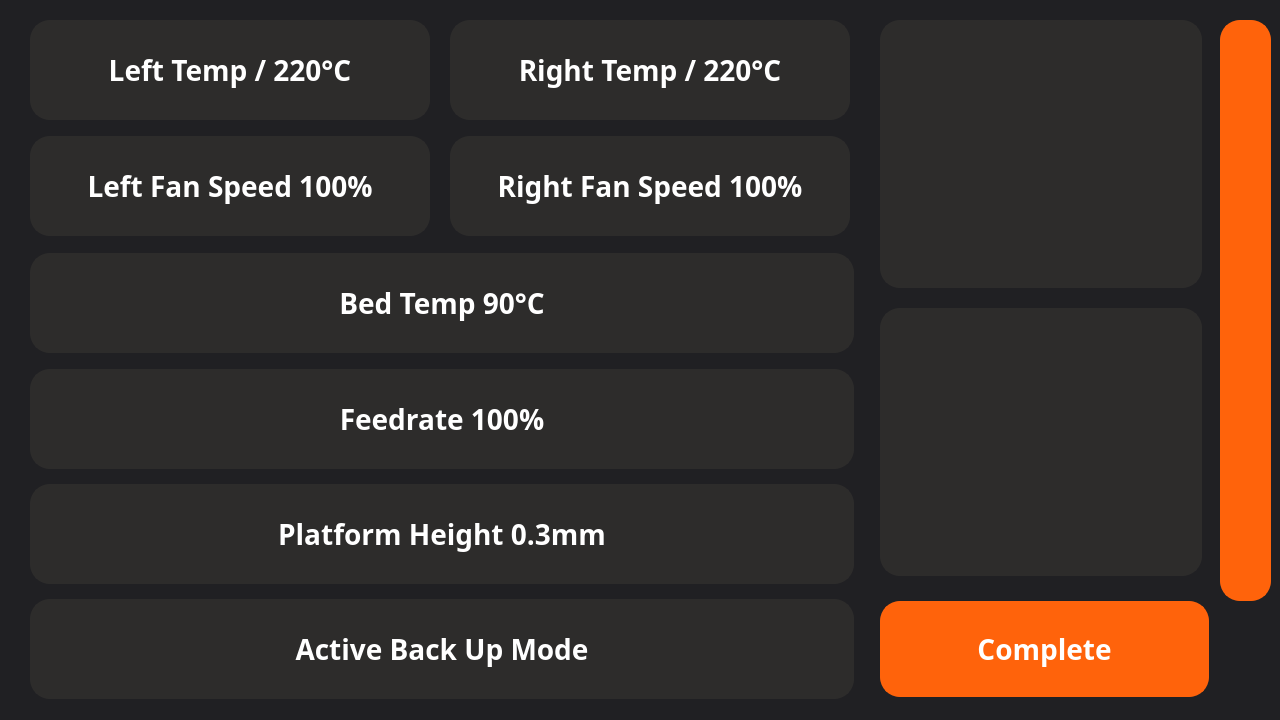
<?xml version="1.0" encoding="UTF-8"?>
<ui version="4.0">
 <class>parsetdlog</class>
 <widget class="QWidget" name="parsetdlog">
  <property name="geometry">
   <rect>
    <x>0</x>
    <y>0</y>
    <width>1280</width>
    <height>720</height>
   </rect>
  </property>
  <property name="windowTitle">
   <string>Form</string>
  </property>
  <widget class="QStackedWidget" name="stackedWidget">
   <property name="geometry">
    <rect>
     <x>0</x>
     <y>0</y>
     <width>1280</width>
     <height>720</height>
    </rect>
   </property>
   <property name="styleSheet">
    <string notr="true">background-color: rgb(32, 32, 35);</string>
   </property>
   <widget class="QWidget" name="page">
    <property name="styleSheet">
     <string notr="true">font-weight: bold;</string>
    </property>
    <widget class="QPushButton" name="pushButton_9">
     <property name="geometry">
      <rect>
       <x>30</x>
       <y>369</y>
       <width>824</width>
       <height>100</height>
      </rect>
     </property>
     <property name="styleSheet">
      <string notr="true">QPushButton:unchecked {
	color: rgb(255, 255, 255);	
	background-color: rgb(45, 44, 43);
}
QPushButton:checked {
	color: rgba(255, 255, 255, 255);
	background-color: rgb(255, 99, 11);
	font-size: 28px;
	font-family: Barlow;
	border: 2px solid rgba(45, 44, 43, 255);
	border-radius: 20px;
	outline:none;
}
QPushButton{
	font-size: 28px;
	font-family: Barlow;
	border: 2px solid rgba(45, 44, 43, 255);
	border-radius: 20px;
	outline:none;
	color: rgb(255, 255, 255);	
	background-color: rgb(45, 44, 43);

}</string>
     </property>
     <property name="text">
      <string>Feedrate 100%</string>
     </property>
     <property name="checkable">
      <bool>true</bool>
     </property>
    </widget>
    <widget class="QPushButton" name="pushButton">
     <property name="geometry">
      <rect>
       <x>880</x>
       <y>601</y>
       <width>329</width>
       <height>96</height>
      </rect>
     </property>
     <property name="styleSheet">
      <string notr="true">QPushButton{
	font-size: 28px;
	font-family: Barlow;
	border: 2px solid rgba(255, 99, 11, 255);
	border-radius: 20px;
	outline:none;
	font-weight:bold;
	color: rgb(255, 255, 255);	
	background-color: rgb(255, 99, 11);
}</string>
     </property>
     <property name="text">
      <string>Complete</string>
     </property>
     <property name="checkable">
      <bool>false</bool>
     </property>
     <property name="checked">
      <bool>false</bool>
     </property>
    </widget>
    <widget class="QPushButton" name="pushButton_11">
     <property name="geometry">
      <rect>
       <x>30</x>
       <y>599</y>
       <width>824</width>
       <height>100</height>
      </rect>
     </property>
     <property name="styleSheet">
      <string notr="true">QPushButton:unchecked {
	color: rgb(255, 255, 255);	
	background-color: rgb(45, 44, 43);
}
QPushButton:checked {
	color: rgba(255, 255, 255, 255);
	background-color: rgb(255, 99, 11);
	font-size: 28px;
	font-family: Barlow;
	border: 2px solid rgba(45, 44, 43, 255);
	border-radius: 20px;
	outline:none;
}
QPushButton{
	font-size: 28px;
	font-family: Barlow;
	border: 2px solid rgba(45, 44, 43, 255);
	border-radius: 20px;
	outline:none;
	color: rgb(255, 255, 255);	
	background-color: rgb(45, 44, 43);

}</string>
     </property>
     <property name="text">
      <string>Active Back Up Mode</string>
     </property>
     <property name="checkable">
      <bool>true</bool>
     </property>
    </widget>
    <widget class="QPushButton" name="pushButton_10">
     <property name="geometry">
      <rect>
       <x>30</x>
       <y>484</y>
       <width>824</width>
       <height>100</height>
      </rect>
     </property>
     <property name="styleSheet">
      <string notr="true">QPushButton:unchecked {
	color: rgb(255, 255, 255);	
	background-color: rgb(45, 44, 43);
}
QPushButton:checked {
	color: rgba(255, 255, 255, 255);
	background-color: rgb(255, 99, 11);
	font-size: 28px;
	font-family: Barlow;
	border: 2px solid rgba(45, 44, 43, 255);
	border-radius: 20px;
	outline:none;
}
QPushButton{
	font-size: 28px;
	font-family: Barlow;
	border: 2px solid rgba(45, 44, 43, 255);
	border-radius: 20px;
	outline:none;
	color: rgb(255, 255, 255);	
	background-color: rgb(45, 44, 43);

}</string>
     </property>
     <property name="text">
      <string>Platform Height 0.3mm</string>
     </property>
     <property name="checkable">
      <bool>true</bool>
     </property>
    </widget>
    <widget class="QPushButton" name="pushButton_2">
     <property name="geometry">
      <rect>
       <x>880</x>
       <y>20</y>
       <width>322</width>
       <height>268</height>
      </rect>
     </property>
     <property name="styleSheet">
      <string notr="true">	font-size: 28px;
	font-family: Barlow;
	border: 2px solid rgba(45, 44, 43, 255);
	border-radius: 20px;
	outline:none;
	color: rgb(255, 255, 255);	
	background-color: rgb(45, 44, 43);
	font-weight:bold;
image: url(:/Path Copy.png);</string>
     </property>
     <property name="text">
      <string/>
     </property>
    </widget>
    <widget class="QPushButton" name="pushButton_8">
     <property name="geometry">
      <rect>
       <x>30</x>
       <y>253</y>
       <width>824</width>
       <height>100</height>
      </rect>
     </property>
     <property name="styleSheet">
      <string notr="true">QPushButton:unchecked {
	color: rgb(255, 255, 255);	
	background-color: rgb(45, 44, 43);
}
QPushButton:checked {
	color: rgba(255, 255, 255, 255);
	background-color: rgb(255, 99, 11);
	font-size: 28px;
	font-family: Barlow;
	border: 2px solid rgba(45, 44, 43, 255);
	border-radius: 20px;
	outline:none;
}
QPushButton{
	font-size: 28px;
	font-family: Barlow;
	border: 2px solid rgba(45, 44, 43, 255);
	border-radius: 20px;
	outline:none;
	color: rgb(255, 255, 255);	
	background-color: rgb(45, 44, 43);

}</string>
     </property>
     <property name="text">
      <string>Bed Temp 90°C</string>
     </property>
     <property name="checkable">
      <bool>true</bool>
     </property>
    </widget>
    <widget class="QPushButton" name="pushButton_6">
     <property name="geometry">
      <rect>
       <x>30</x>
       <y>136</y>
       <width>400</width>
       <height>100</height>
      </rect>
     </property>
     <property name="styleSheet">
      <string notr="true">QPushButton:unchecked {
	color: rgb(255, 255, 255);	
	background-color: rgb(45, 44, 43);
}
QPushButton:checked {
	color: rgba(255, 255, 255, 255);
	background-color: rgb(255, 99, 11);
	font-size: 28px;
	font-family: Barlow;
	border: 2px solid rgba(45, 44, 43, 255);
	border-radius: 20px;
	outline:none;
}
QPushButton{
	font-size: 28px;
	font-family: Barlow;
	border: 2px solid rgba(45, 44, 43, 255);
	border-radius: 20px;
	outline:none;
	color: rgb(255, 255, 255);	
	background-color: rgb(45, 44, 43);

}</string>
     </property>
     <property name="text">
      <string>Left Fan Speed 100%</string>
     </property>
     <property name="checkable">
      <bool>true</bool>
     </property>
    </widget>
    <widget class="QPushButton" name="pushButton_7">
     <property name="geometry">
      <rect>
       <x>450</x>
       <y>136</y>
       <width>400</width>
       <height>100</height>
      </rect>
     </property>
     <property name="styleSheet">
      <string notr="true">QPushButton:unchecked {
	color: rgb(255, 255, 255);	
	background-color: rgb(45, 44, 43);
}
QPushButton:checked {
	color: rgba(255, 255, 255, 255);
	background-color: rgb(255, 99, 11);
	font-size: 28px;
	font-family: Barlow;
	border: 2px solid rgba(45, 44, 43, 255);
	border-radius: 20px;
	outline:none;
}
QPushButton{
	font-size: 28px;
	font-family: Barlow;
	border: 2px solid rgba(45, 44, 43, 255);
	border-radius: 20px;
	outline:none;
	color: rgb(255, 255, 255);	
	background-color: rgb(45, 44, 43);

}</string>
     </property>
     <property name="text">
      <string>Right Fan Speed 100%</string>
     </property>
     <property name="checkable">
      <bool>true</bool>
     </property>
    </widget>
    <widget class="QPushButton" name="pushButton_5">
     <property name="geometry">
      <rect>
       <x>450</x>
       <y>20</y>
       <width>400</width>
       <height>100</height>
      </rect>
     </property>
     <property name="styleSheet">
      <string notr="true">QPushButton:unchecked {
	color: rgb(255, 255, 255);	
	background-color: rgb(45, 44, 43);
}
QPushButton:checked {
	color: rgba(255, 255, 255, 255);
	background-color: rgb(255, 99, 11);
	font-size: 28px;
	font-family: Barlow;
	border: 2px solid rgba(45, 44, 43, 255);
	border-radius: 20px;
	outline:none;
}
QPushButton{
	font-size: 28px;
	font-family: Barlow;
	border: 2px solid rgba(45, 44, 43, 255);
	border-radius: 20px;
	outline:none;
	color: rgb(255, 255, 255);	
	background-color: rgb(45, 44, 43);
font-weight: bold;

}</string>
     </property>
     <property name="text">
      <string>Right Temp / 220°C</string>
     </property>
     <property name="checkable">
      <bool>true</bool>
     </property>
    </widget>
    <widget class="QPushButton" name="pushButton_4">
     <property name="geometry">
      <rect>
       <x>30</x>
       <y>20</y>
       <width>400</width>
       <height>100</height>
      </rect>
     </property>
     <property name="styleSheet">
      <string notr="true">QPushButton:unchecked {
	color: rgb(255, 255, 255);	
	background-color: rgb(45, 44, 43);
}
QPushButton:checked {
	color: rgba(255, 255, 255, 255);
	background-color: rgb(255, 99, 11);
	font-size: 28px;
	font-family: Barlow;
	border: 2px solid rgba(45, 44, 43, 255);
	border-radius: 20px;
	outline:none;
}
QPushButton{
	font-size: 28px;
	font-family: Barlow;
	border: 2px solid rgba(45, 44, 43, 255);
	border-radius: 20px;
	outline:none;
	color: rgb(255, 255, 255);	
	background-color: rgb(45, 44, 43);
font-weight: bold;

}</string>
     </property>
     <property name="text">
      <string>Left Temp / 220°C</string>
     </property>
     <property name="checkable">
      <bool>true</bool>
     </property>
    </widget>
    <widget class="QPushButton" name="pushButton_3">
     <property name="geometry">
      <rect>
       <x>880</x>
       <y>308</y>
       <width>322</width>
       <height>268</height>
      </rect>
     </property>
     <property name="styleSheet">
      <string notr="true">	font-size: 28px;
image: url(:/Path.png);
	font-family: Barlow;
	border: 2px solid rgba(45, 44, 43, 255);
	border-radius: 20px;
	outline:none;
	color: rgb(255, 255, 255);	
	background-color: rgb(45, 44, 43);
	font-weight:bold;</string>
     </property>
     <property name="text">
      <string/>
     </property>
    </widget>
    <widget class="QPushButton" name="pushButton_12">
     <property name="geometry">
      <rect>
       <x>1220</x>
       <y>20</y>
       <width>51</width>
       <height>581</height>
      </rect>
     </property>
     <property name="styleSheet">
      <string notr="true">QPushButton{
	image: url(:/right.png);
	font-size: 28px;
	font-family: Barlow;
	border: 2px solid rgba(255, 99, 11, 255);
	border-radius: 20px;
	outline:none;
	font-weight:bold;
	color: rgb(255, 255, 255);	
	background-color: rgb(255, 99, 11);
}</string>
     </property>
     <property name="text">
      <string/>
     </property>
    </widget>
   </widget>
   <widget class="QWidget" name="page_2">
    <property name="styleSheet">
     <string notr="true">font-weight: bold;</string>
    </property>
    <widget class="QPushButton" name="pushButton_13">
     <property name="geometry">
      <rect>
       <x>10</x>
       <y>20</y>
       <width>51</width>
       <height>581</height>
      </rect>
     </property>
     <property name="styleSheet">
      <string notr="true">QPushButton{
	font-size: 28px;
	font-family: Barlow;
	border: 2px solid rgba(255, 99, 11, 255);
	border-radius: 20px;
	outline:none;
	font-weight:bold;
	color: rgb(255, 255, 255);	
	background-color: rgb(255, 99, 11);
	image: url(:/left.png);
}</string>
     </property>
     <property name="text">
      <string/>
     </property>
    </widget>
    <widget class="QPushButton" name="pushButton_14">
     <property name="geometry">
      <rect>
       <x>220</x>
       <y>260</y>
       <width>400</width>
       <height>100</height>
      </rect>
     </property>
     <property name="styleSheet">
      <string notr="true">QPushButton:unchecked {
	color: rgb(255, 255, 255);	
	background-color: rgb(45, 44, 43);
}
QPushButton:checked {
	color: rgba(255, 255, 255, 255);
	background-color: rgb(255, 99, 11);
	font-size: 28px;
	font-family: Barlow;
	border: 2px solid rgba(45, 44, 43, 255);
	border-radius: 20px;
	outline:none;
}
QPushButton{
	font-size: 28px;
	font-family: Barlow;
	border: 2px solid rgba(45, 44, 43, 255);
	border-radius: 20px;
	outline:none;
	color: rgb(255, 255, 255);	
	background-color: rgb(45, 44, 43);

}</string>
     </property>
     <property name="text">
      <string>Left Extruder Enabled</string>
     </property>
     <property name="checkable">
      <bool>true</bool>
     </property>
     <property name="checked">
      <bool>false</bool>
     </property>
    </widget>
    <widget class="QPushButton" name="pushButton_15">
     <property name="geometry">
      <rect>
       <x>770</x>
       <y>260</y>
       <width>400</width>
       <height>100</height>
      </rect>
     </property>
     <property name="styleSheet">
      <string notr="true">QPushButton:unchecked {
	color: rgb(255, 255, 255);	
	background-color: rgb(45, 44, 43);
}
QPushButton:checked {
	color: rgba(255, 255, 255, 255);
	background-color: rgb(255, 99, 11);
	font-size: 28px;
	font-family: Barlow;
	border: 2px solid rgba(45, 44, 43, 255);
	border-radius: 20px;
	outline:none;
}
QPushButton{
	font-size: 28px;
	font-family: Barlow;
	border: 2px solid rgba(45, 44, 43, 255);
	border-radius: 20px;
	outline:none;
	color: rgb(255, 255, 255);	
	background-color: rgb(45, 44, 43);

}</string>
     </property>
     <property name="text">
      <string>Right Extruder Enabled</string>
     </property>
     <property name="checkable">
      <bool>true</bool>
     </property>
    </widget>
    <widget class="QPushButton" name="pushButton_16">
     <property name="geometry">
      <rect>
       <x>79</x>
       <y>600</y>
       <width>1181</width>
       <height>100</height>
      </rect>
     </property>
     <property name="styleSheet">
      <string notr="true">QPushButton{
	font-size: 28px;
	font-family: Barlow;
	border: 2px solid rgba(255, 99, 11, 255);
	border-radius: 20px;
	outline:none;
	font-weight:bold;
	color: rgb(255, 255, 255);	
	background-color: rgb(255, 99, 11);
}</string>
     </property>
     <property name="text">
      <string>Complete</string>
     </property>
    </widget>
    <widget class="QPushButton" name="pushButton_17">
     <property name="geometry">
      <rect>
       <x>110</x>
       <y>600</y>
       <width>0</width>
       <height>0</height>
      </rect>
     </property>
     <property name="styleSheet">
      <string notr="true">QPushButton:unchecked {
	color: rgb(255, 255, 255);	
	background-color: rgb(45, 44, 43);
}
QPushButton:checked {
	color: rgba(255, 255, 255, 255);
	background-color: rgb(255, 99, 11);
	font-size: 28px;
	font-family: Barlow;
	border: 2px solid rgba(45, 44, 43, 255);
	border-radius: 20px;
	outline:none;
}
QPushButton{
	font-size: 28px;
	font-family: Barlow;
	border: 2px solid rgba(45, 44, 43, 255);
	border-radius: 20px;
	outline:none;
	color: rgb(255, 255, 255);	
	background-color: rgb(45, 44, 43);

}</string>
     </property>
     <property name="text">
      <string>Backup Auto Start Inactived</string>
     </property>
     <property name="checkable">
      <bool>true</bool>
     </property>
    </widget>
   </widget>
  </widget>
 </widget>
 <resources/>
 <connections/>
</ui>
